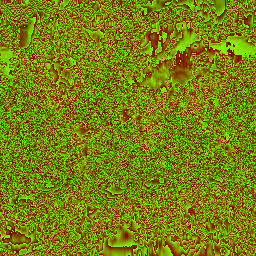
#> input picture embeds/map/data/terrain/0/0/0.png, 256 x 256 px
$ python -i build_learning_map_base.py   (imports and definitions only)
#> lines starting #> are read from the running program, lines starting #| are printed output that depends on the picture
#!/usr/bin/env python3
"""Builds the illustrated base map of the learning map (/map/learn).

Two "sheets", each drawn once here and never at runtime:

- country — the land from the Lebanese coast to the Negev highlands and
  Transjordan, painted from the elevation tiles the route-planning map already
  ships (public/embeds/map/data/terrain, terrarium-encoded, zoom 11);
- jerusalem — the city and its valleys, with contour lines from the same tiles
  and the Old City / Temple Mount outlines from OpenStreetMap.

Outputs:
  public/learning-map/<sheet>-light.webp, <sheet>-dark.webp   painted relief
  src/data/learning-map/geometry.ts                           generated — vectors
                                                              and the projection

The vector sources sit in tools/learning-map/geo/ (Natural Earth, public
domain; OpenStreetMap, ODbL), clipped to the map extent so the build needs no
network. Requires numpy, pillow and contourpy.

    python3 tools/build_learning_map_base.py
"""
from __future__ import annotations

import json
import math
from pathlib import Path

import numpy as np
from contourpy import contour_generator
from PIL import Image, ImageDraw

ROOT = Path(__file__).resolve().parent.parent
TERRAIN = ROOT / "public/embeds/map/data/terrain"
GEO = ROOT / "tools/learning-map/geo"
OUT_IMG = ROOT / "public/learning-map"
OUT_TS = ROOT / "src/data/learning-map/geometry.ts"

DEM_ZOOM = 11
TILE = 256

SHEETS = {
    "country": {"bounds": (34.15, 29.45, 36.02, 33.4), "width": 1000, "raster": 1200},
    "jerusalem": {"bounds": (35.198, 31.733, 35.259, 31.792), "width": 1000, "raster": 1000},
}


# ---------------------------------------------------------------- projection

# [15 lines left out: functions merc, sheet_frame, not called in this run]


def project(frame: dict, lon: float, lat: float) -> tuple[float, float]:
    x, y = merc(lon, lat)
    return (x - frame["x0"]) * frame["scale"], (y - frame["y0"]) * frame["scale"]


# ---------------------------------------------------------------- elevation

def load_dem(frame: dict, out_w: int) -> np.ndarray:
    """Elevation (m) resampled onto the sheet's raster grid."""
    world = TILE * 2**DEM_ZOOM
    px0, py0 = frame["x0"] * world, frame["y0"] * world
    px1 = px0 + frame["w"] / frame["scale"] * world
    py1 = py0 + frame["h"] / frame["scale"] * world
    tx0, ty0, tx1, ty1 = int(px0 // TILE), int(py0 // TILE), int(px1 // TILE), int(py1 // TILE)
    mosaic = np.zeros(((ty1 - ty0 + 1) * TILE, (tx1 - tx0 + 1) * TILE), dtype=np.float32)
    for tx in range(tx0, tx1 + 1):
        for ty in range(ty0, ty1 + 1):
            path = TERRAIN / str(DEM_ZOOM) / str(tx) / f"{ty}.png"
            if not path.exists():
                continue
            rgb = np.asarray(Image.open(path).convert("RGB"), dtype=np.float32)
            elev = rgb[..., 0] * 256 + rgb[..., 1] + rgb[..., 2] / 256 - 32768
            mosaic[(ty - ty0) * TILE:(ty - ty0 + 1) * TILE, (tx - tx0) * TILE:(tx - tx0 + 1) * TILE] = elev
    # crop to the exact frame, then resample with bicubic interpolation
    ox, oy = px0 - tx0 * TILE, py0 - ty0 * TILE
    crop = Image.fromarray(mosaic, mode="F").crop((ox, oy, ox + (px1 - px0), oy + (py1 - py0)))
    out_h = round(out_w * frame["h"] / frame["w"])
    return np.asarray(crop.resize((out_w, out_h), Image.BICUBIC), dtype=np.float32)


# [65 lines left out: functions blur, hillshade, ramp, rdp, path_d, contour_lines, not called in this run]


def ring_to_raster(frame: dict, ring, px: float):
    return [tuple(c * px for c in project(frame, lon, lat)) for lon, lat in ring]


# ---------------------------------------------------------------- sheets

LIGHT = {
    "sea": "#bcd6de", "sea_deep": "#a3c4cf", "lake": "#a9cbd6",
    "land": [(-430, "#e6e0c2"), (0, "#efe7cc"), (300, "#e8d8ae"), (600, "#ddc493"),
             (900, "#cfae78"), (1250, "#c09a63"), (2200, "#a9845a")],
    "shadow": (74, 55, 34), "light": (255, 250, 236), "grain": 5,
}
DARK = {
    "sea": "#0b1a29", "sea_deep": "#081422", "lake": "#123049",
    "land": [(-430, "#1a2730"), (0, "#1b2832"), (300, "#22323c"), (600, "#2b3c46"),
             (900, "#34464f"), (1300, "#3f5058"), (2200, "#4d5a5e")],
    "shadow": (2, 8, 14), "light": (176, 205, 220), "grain": 4,
}


# Jerusalem spans only ~250 m of relief, so its ramp is stretched over it.
J_LIGHT = {**LIGHT, "land": [(560, "#efe7cc"), (700, "#e7d6ab"), (840, "#d8bd88")]}
J_DARK = {**DARK, "land": [(560, "#1b2832"), (700, "#253540"), (840, "#31424c")]}


# [142 lines left out: functions paint, build_country, build_jerusalem, main, not called in this run]


# [2 lines not run here, left out]

>>> import cv2
>>> picture = cv2.imread('../embeds/map/data/terrain/0/0/0.png', cv2.IMREAD_GRAYSCALE)
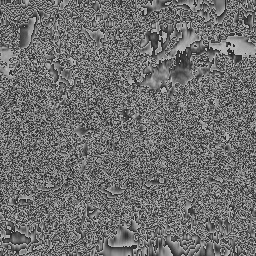
#> picture: shape (256, 256); min 31, max 190, mean 110.8
>>> result = load_dem(picture, 'out.png')
#> (the run stopped early here; a loop or call above may not have finished)

$ run again, on embeds/map/data/terrain/10/609/421.png
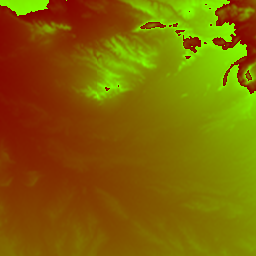
#> input picture embeds/map/data/terrain/10/609/421.png, 256 x 256 px
#> `picture = cv2.imread('../embeds/map/data/terrain/0/0/0.png', cv2.IMREA..`:
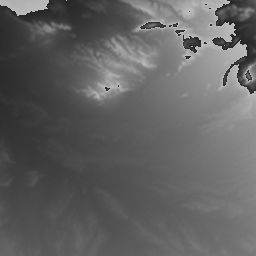
#> picture: shape (256, 256); min 38, max 188, mean 97.8

$ run again, on embeds/map/data/terrain/10/610/410.png
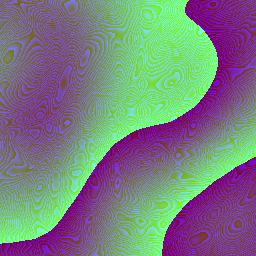
#> input picture embeds/map/data/terrain/10/610/410.png, 256 x 256 px
#> `picture = cv2.imread('../embeds/map/data/terrain/0/0/0.png', cv2.IMREA..`:
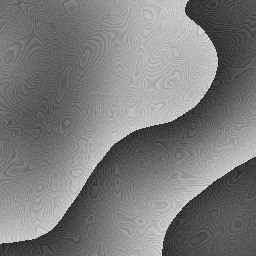
#> picture: shape (256, 256); min 36, max 214, mean 124.6

$ run again, on embeds/map/data/terrain/10/610/411.png
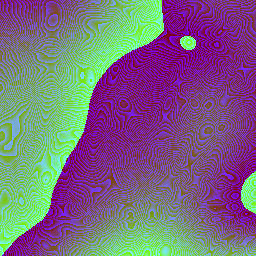
#> input picture embeds/map/data/terrain/10/610/411.png, 256 x 256 px
#> `picture = cv2.imread('../embeds/map/data/terrain/0/0/0.png', cv2.IMREA..`:
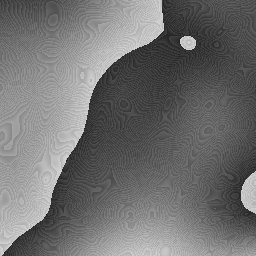
#> picture: shape (256, 256); min 36, max 214, mean 112.4
